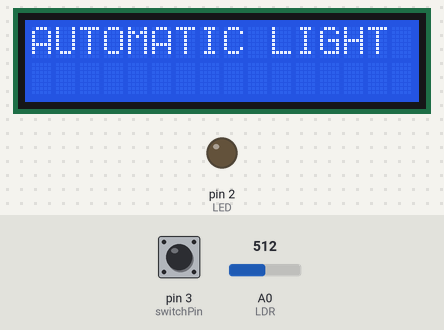
Bench run of a sketch on a simulated Arduino Uno, built with avr-gcc and run on an emulated ATmega328P. On the bench: 16×2 character LCD, output pins drawn as LEDs (lit = HIGH). The inputs (shaded band) are chosen by the test bench; at power-on: pin 3 (switchPin) LOW, A0 (LDR) = 512. What the sketch prints to the serial monitor is not drawn.

Above: at 1.3 s.
1.4 s: pin 3 (switchPin) pulled HIGH for 0.15 s
At 3.5 s:
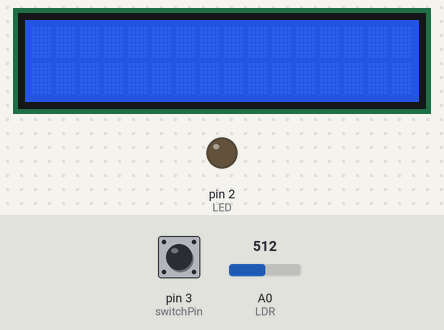
3.9 s: A0 (LDR) set to 502
6.9 s: pin 3 (switchPin) pulled HIGH for 1 s
At 7.3 s:
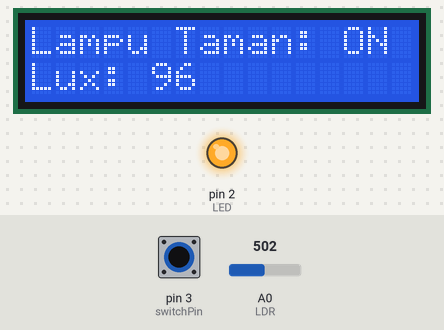
9.4 s: A0 (LDR) set to 108
12.4 s: A0 (LDR) set to 90
13.9 s: pin 3 (switchPin) pulled HIGH for 0.15 s
At 14.7 s:
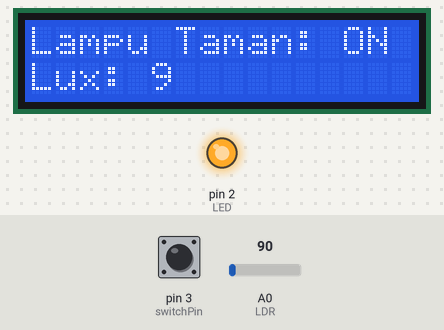
Timing chart, 0 to 16.9 s (numbered marks = the images above; inputs shaded):
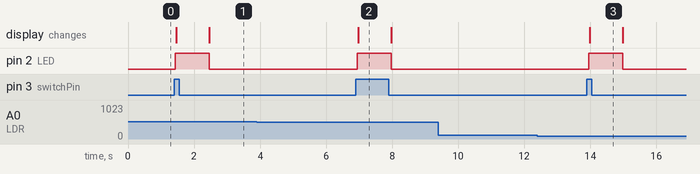

The sketch:

METPENG.ino
```cpp
#include <LiquidCrystal_I2C.h>
#include <Wire.h>

// Inisialisasi LCD
LiquidCrystal_I2C lcd(0x27, 16, 2);
#define LDR A0
#define LED 2
#define switchPin 3

int sensorValue = 0;// Variabel untuk menyimpan nilai sensor
int lux;
int switchState = 0; // Variabel untuk menyimpan status slide switch


int sensorLum(int raw){
// Konversi nilai
float Vout = float(raw) * (5 / float(1023));// An ke V
float RLDR = (5000* (5 - Vout))/Vout; // Konversi V ke R
int phys=500/(RLDR/1000); // Konversi R ke Lumen (aprox)
return phys;
}

void setup() {
  // inisialisasi pin sebagai input/output
  lcd.init(); // Inisialisasi LCD
  lcd.begin (16,2);
  lcd.backlight(); // Nyalakan backlight
  lcd.setCursor(0, 0); // Atur kursor ke baris 1 kolom 1
  lcd.print("AUTOMATIC LIGHT");
  pinMode(LED, OUTPUT);
  pinMode(LDR, INPUT);// Deklarasi LDR sebagai Input
  pinMode(switchPin, INPUT);
  Serial.begin(9600);
}

  void loop() {
  sensorValue = analogRead(LDR); // baca nilai LDR dari pin analog input
  lux = sensorLum(sensorValue);
  switchState = digitalRead(switchPin);

  Serial.print("Sensor value: ");
  Serial.print(sensorValue);
  Serial.print(", Lux: ");
  Serial.println(lux);

  // mengatur kecerahan LED berdasarkan nilai sensor LDR
 if (switchState == HIGH) {
  if (lux < 300) {
   digitalWrite(2, HIGH);
   lcd.setCursor(0,0);
   lcd.print("Lampu Taman: ON  ");
   lcd.setCursor(0,1);
   lcd.print("Lux: ");
   lcd.print(lux);
   lcd.print("   ");
   delay(1000);
   lcd.clear();
   Serial.println("Lampu Taman ON");
  } else {
   digitalWrite(2, LOW);
   lcd.setCursor(0,0);
   lcd.print("Lampu Taman: OFF  ");
   lcd.setCursor(0,1);
   lcd.print("Lux: ");
   lcd.print(lux);
   lcd.print("   ");
   delay(1000);
   lcd.clear();
  }
}
else {
    digitalWrite(2, LOW);
    lcd.setCursor(0,0);
  }
  }
```

Measured:
- after the input at 1.4 s, pin 2 (LED): LOW → HIGH at once, → LOW 1.0 s later; the display: first changes after 0.06 s (image 1 shows a later state)
- after the input at 3.9 s, every drawn part: stays the same
- after the input at 6.9 s, pin 2 (LED): LOW → HIGH after 0.05 s, → LOW 1.0 s later; the display: changes after 0.07 s (image 2)
- after the input at 9.4 s, every drawn part: stays the same
- after the input at 12.4 s, every drawn part: stays the same
- after the input at 13.9 s, pin 2 (LED): LOW → HIGH after 0.05 s, → LOW 1.0 s later; the display: changes after 0.08 s (image 3)
